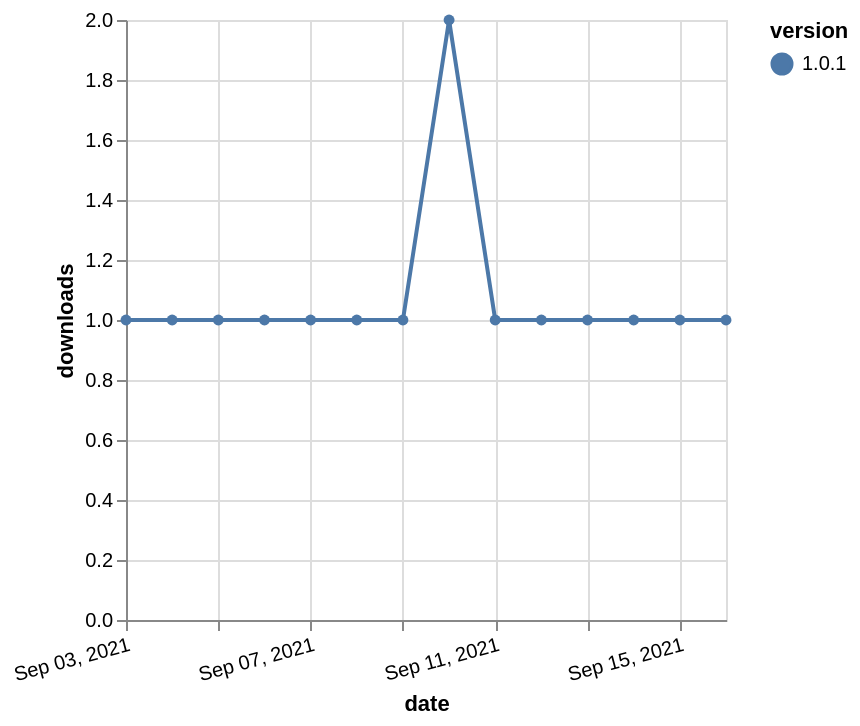

This figure's Vega-Lite source:
### Vega-Lite specification from a JSON file in a GitHub repository (floating-point values rounded to 4 significant figures)
{"$schema": "https://vega.github.io/schema/vega-lite/v5.json", "description": "A simple bar chart with embedded data.", "data": {"values": [{"date": "2021-09-03", "total": 190, "delta": 1, "version": "1.0.1"}, {"date": "2021-09-04", "total": 191, "delta": 1, "version": "1.0.1"}, {"date": "2021-09-05", "total": 192, "delta": 1, "version": "1.0.1"}, {"date": "2021-09-06", "total": 193, "delta": 1, "version": "1.0.1"}, {"date": "2021-09-07", "total": 194, "delta": 1, "version": "1.0.1"}, {"date": "2021-09-08", "total": 195, "delta": 1, "version": "1.0.1"}, {"date": "2021-09-09", "total": 196, "delta": 1, "version": "1.0.1"}, {"date": "2021-09-10", "total": 198, "delta": 2, "version": "1.0.1"}, {"date": "2021-09-11", "total": 199, "delta": 1, "version": "1.0.1"}, {"date": "2021-09-12", "total": 200, "delta": 1, "version": "1.0.1"}, {"date": "2021-09-13", "total": 201, "delta": 1, "version": "1.0.1"}, {"date": "2021-09-14", "total": 202, "delta": 1, "version": "1.0.1"}, {"date": "2021-09-15", "total": 203, "delta": 1, "version": "1.0.1"}, {"date": "2021-09-16", "total": 204, "delta": 1, "version": "1.0.1"}]}, "width": "container", "mark": {"type": "line", "point": {"filled": true}}, "encoding": {"x": {"field": "date", "type": "temporal", "timeUnit": "yearmonthdate", "title": "date", "axis": {"labelAngle": -15}}, "y": {"field": "delta", "type": "quantitative", "title": "downloads"}, "color": {"field": "version", "type": "nominal"}, "tooltip": {"field": "delta"}}}
